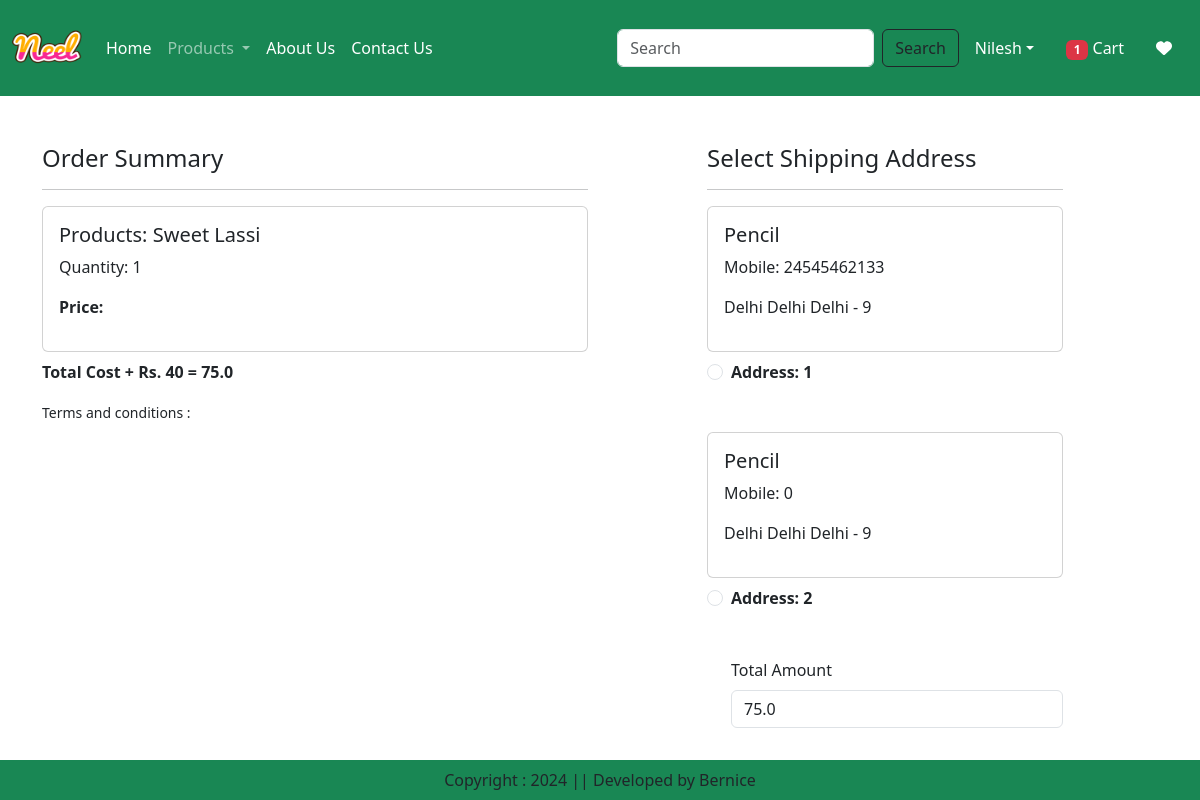
/checkout/ (signed in), run on the app's committed database.
### app/models.py (models this page shows, shortened)
class Cart(models.Model):
    user = models.ForeignKey(User, on_delete=models.CASCADE)
    product = models.ForeignKey(Product, on_delete=models.CASCADE)
    quantity = models.PositiveIntegerField(default=1)

class Product(models.Model):
    title = models.CharField(max_length=100)
    selling_price = models.FloatField()
    discounted_price = models.FloatField()
    description = models.TextField()
    composition = models.TextField(default="")
    prodapp = models.TextField(default="")
    category = models.CharField(choices=CATEGORY_CHOICES, max_length=2)
    product_image = models.ImageField(upload_to='product')

class Customer(models.Model):
    user = models.ForeignKey(User, on_delete=models.CASCADE)
    name = models.CharField(max_length=200)
    locality = models.CharField(max_length=200)
    city = models.CharField(max_length=100)
    mobile =models.IntegerField(default=0)
    zipcode = models.IntegerField()
    state = models.CharField(max_length=50, choices=STATE_CHOICES )

### app/views.py (the view, shortened to what this page needs)
# urls.py: path('checkout/', views.checkout.as_view(), name = 'checkout'),
@method_decorator(login_required, name='dispatch')
class checkout(View):
    def get(self, request):
        totalitem = 0
        wishitem = 0
        if request.user.is_authenticated:
            totalitem = len(Cart.objects.filter(user = request.user))
            wishitem = len(Wishlist.objects.filter(user = request.user))
        user=request.user
        add = Customer.objects.filter(user=user)
        cart_items = Cart.objects.filter(user=user)
        famount = 0
        for p in cart_items:
            value = p.quantity * p.product.discounted_price
            famount = famount + value
        totalamount = famount + 40
        razoramount = int(totalamount * 100)
        client = razorpay.Client(auth=(settings.RAZOR_KEY_ID, settings.RAZOR_KEY_SECRET ))
        data = {"amount": razoramount,"currency": "INR", "receipt":"ordered_rcptid_11"}
        payment_response = client.order.create(data = data)
        print(payment_response)
        order_id = payment_response['id']
        order_status = payment_response['status']
        return render (request, 'app/checkout.html', locals())

### app/templates/app/checkout.html (shortened to what this page needs)
{% extends 'app/base.html' %}
{% load static %}
{% block main-content %}
<div class="container">
    <div class ="row mt-5">
        <div class="col-sm-6">
            <h4>Order Summary</h4>
            <hr>
            {% for item in cart_items %}
                <div class="card mb-2">
                    <div class="card-body">
                        <h5>Products: {{item.product.title}}</h5>
                        <p> Quantity: {{item.quantity}} </p>
                        <p class="fw-bold"> Price: {{item.discounted_price}} </p>
                    </div>
                </div>
            {% endfor %}
            <p class="fw-bold"> Total Cost + Rs. 40 = {{totalamount}} </p>
            <small>Terms and conditions :</small>
        </div>
        <div class="col-sm-4 offset-sm-1">
            <h4> Select Shipping Address</h4>
            <hr>
            <form method ="post" id="myform">
                {% for ad in  add%}
                    <div class="card">
                        <div class="card-body">
                            <h5>{{ad.name}} </h5>
                            <p> Mobile: {{ad.mobile}} </p>
                            <p> {{ad.locality}} {{ad.city}} {{ad.state}} - {{ad.zipcode}}</p>
                        </div>
                    </div>
                    <div class="form-check mt-2 mb-5">
                        <input class="form-check-input" type="radio" name ="custid" id="custid{{forloop.counter}}" value="{{ad.id}}">
                        <label class="form-check-label fw-bold" for="custadd{{forloop.counter}}">
                            Address: {{forloop.counter}} </label>
                        </div>
                {% endfor %}
                <div class="form-check mb-3">
                    <label for="totamount" class="form-label"> Total Amount</label>
                    <input type="number" class="form-control" name = "totamount" value ="{{totalamount}}" readonly>
                </div>
                <div class="text-end">
                    <button id="rzp-button1" type="submit" class="btn btn-warning mt-3 px-5 fw-bold">Payment</button>
                </div>
            </form>
        </div>
    </div>
</div>
{% endblock main-content %}

### data on the page
Cart: product "Sweet Lassi", quantity "1"
Customer: name "Pencil", mobile "24545462133", locality "Delhi", city "Delhi", state "Delhi", zipcode "9"
Customer: name "Pencil", mobile "0", locality "Delhi", city "Delhi", state "Delhi", zipcode "9"

### other printed values
{{ totalitem }} "1"
{{ totalamount }} "75.0"
